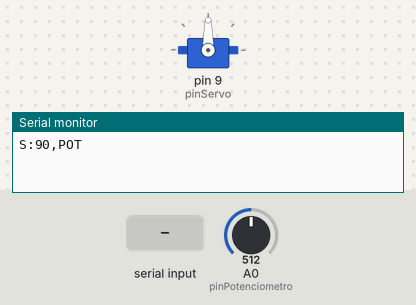
Simulated run of this sketch. Board: Arduino Uno, built with avr-gcc and run on an emulated ATmega328P. On the bench: servo, the last lines printed to the serial monitor. The test bench sets the inputs (shaded band); at power-on: A0 (pinPotenciometro) = 512.

Above: at 1.2 s.
1.3 s: "A:45\n" received over Serial
At 1.9 s:
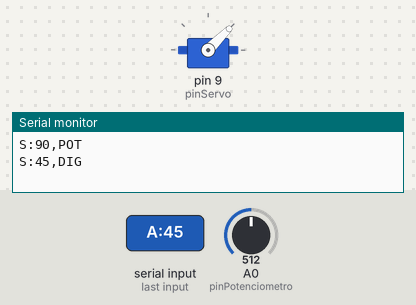
2.8 s: A0 (pinPotenciometro) set to 716
At 4.0 s:
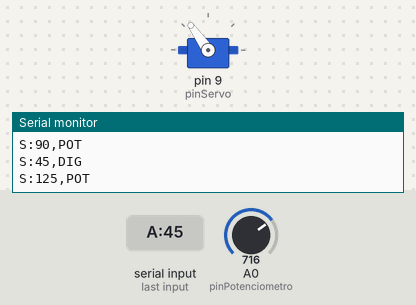
4.3 s: A0 (pinPotenciometro) set to 900
At 5.2 s:
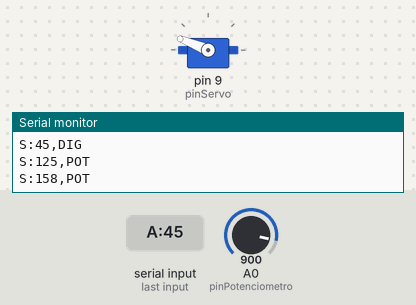
5.8 s: A0 (pinPotenciometro) set to 1023
At 6.3 s:
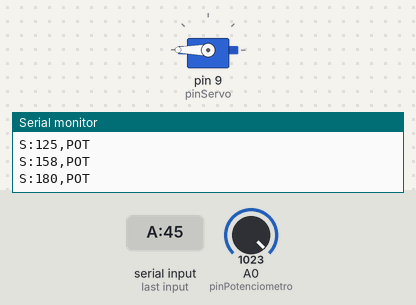
7.3 s: A0 (pinPotenciometro) set to 122
At 8.5 s:
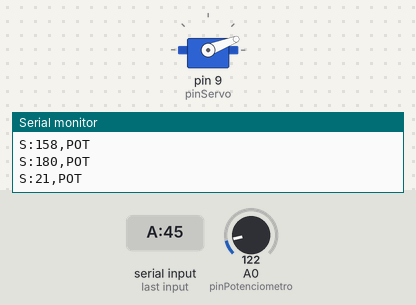
8.8 s: A0 (pinPotenciometro) set to 0
At 9.8 s:
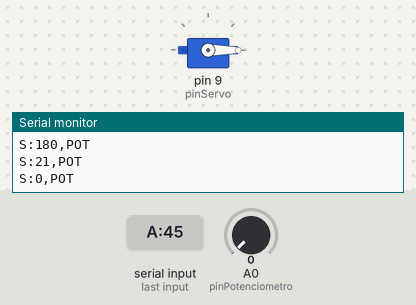
Timing chart, 0 to 11.3 s (numbered marks = the images above; inputs shaded):
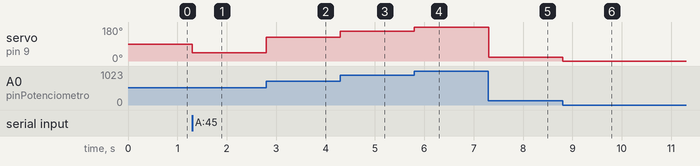

The sketch:

Codesmixta.ino
```cpp
#include <Servo.h>

Servo aguja;


const int pinPotenciometro = A0;
const int pinServo = 9;


const int zonaMuerta = 8;
const unsigned long intervaloLectura = 20;

int anguloActual = 0;
int ultimaLecturaPot = 0;
int ultimaLecturaAceptada = 0;

unsigned long tiempoAnterior = 0;

char buffer[20];
byte indice = 0;

void setup()
{
    Serial.begin(9600);

    aguja.attach(pinServo);

    int lecturaInicial = analogRead(pinPotenciometro);

    anguloActual = map(lecturaInicial, 0, 1023, 0, 180);

    ultimaLecturaPot = lecturaInicial;
    ultimaLecturaAceptada = lecturaInicial;

    aguja.write(anguloActual);

    Serial.print("S:");
    Serial.print(anguloActual);
    Serial.println(",POT");
}

void loop()
{
    recibirDatosUnity();
    leerPotenciometro();
}


void recibirDatosUnity()
{
    while (Serial.available() > 0)
    {
        char caracter = Serial.read();

        if (caracter == '\n')
        {
            buffer[indice] = '\0';

            if (buffer[0] == 'A' && buffer[1] == ':')
            {
                int nuevoAngulo = atoi(buffer + 2);

                nuevoAngulo = constrain(nuevoAngulo, 0, 180);

                anguloActual = nuevoAngulo;

                aguja.write(anguloActual);

                ultimaLecturaAceptada = analogRead(pinPotenciometro);

                Serial.print("S:");
                Serial.print(anguloActual);
                Serial.println(",DIG");
            }

            indice = 0;
        }
        else if (caracter != '\r')
        {
            if (indice < sizeof(buffer) - 1)
            {
                buffer[indice++] = caracter;
            }
            else
            {
                indice = 0;
            }
        }
    }
}


void leerPotenciometro()
{
    if (millis() - tiempoAnterior < intervaloLectura)
        return;

    tiempoAnterior = millis();

    int lectura = analogRead(pinPotenciometro);

    if (abs(lectura - ultimaLecturaPot) >= zonaMuerta)
    {
        ultimaLecturaPot = lectura;

        if (abs(lectura - ultimaLecturaAceptada) >= zonaMuerta)
        {
            int nuevoAngulo = map(lectura, 0, 1023, 0, 180);

            anguloActual = nuevoAngulo;

            aguja.write(anguloActual);

            ultimaLecturaAceptada = lectura;

            Serial.print("S:");
            Serial.print(anguloActual);
            Serial.println(",POT");
        }
    }
}
```

Measured:
- after the input at 1.3 s, servo on pin 9 (pinServo): 90° → 45° at once
- after the input at 2.8 s, servo on pin 9 (pinServo): 45° → 125° at once
- after the input at 4.3 s, servo on pin 9 (pinServo): 125° → 158° at once
- after the input at 5.8 s, servo on pin 9 (pinServo): 158° → 180° at once
- after the input at 7.3 s, servo on pin 9 (pinServo): 180° → 21° at once
- after the input at 8.8 s, servo on pin 9 (pinServo): 21° → 0° at once
